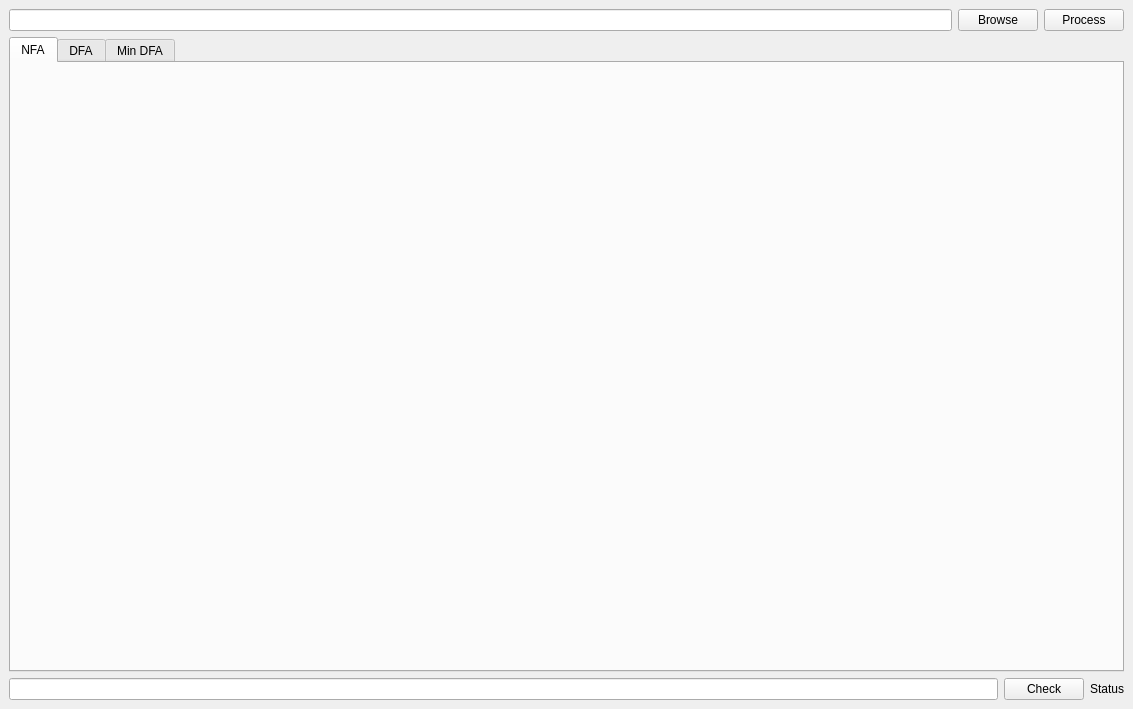
<?xml version="1.0" encoding="UTF-8"?>
<ui version="4.0">
 <class>MainWindow</class>
 <widget class="QMainWindow" name="MainWindow">
  <property name="geometry">
   <rect>
    <x>0</x>
    <y>0</y>
    <width>1133</width>
    <height>709</height>
   </rect>
  </property>
  <property name="windowTitle">
   <string>AutomaPy</string>
  </property>
  <widget class="QWidget" name="centralwidget">
   <layout class="QVBoxLayout" name="verticalLayout">
    <item>
     <layout class="QHBoxLayout" name="horizontalLayout_3">
      <item>
       <widget class="QLineEdit" name="browseLineEdit"/>
      </item>
      <item>
       <widget class="QPushButton" name="browseButton">
        <property name="text">
         <string>Browse</string>
        </property>
       </widget>
      </item>
      <item>
       <widget class="QPushButton" name="processButton">
        <property name="text">
         <string>Process</string>
        </property>
       </widget>
      </item>
     </layout>
    </item>
    <item>
     <widget class="QTabWidget" name="tabWidget">
      <property name="currentIndex">
       <number>0</number>
      </property>
      <widget class="QWidget" name="nfaTab">
       <attribute name="title">
        <string>NFA</string>
       </attribute>
       <layout class="QGridLayout" name="gridLayout"/>
      </widget>
      <widget class="QWidget" name="dfaTab">
       <attribute name="title">
        <string>DFA</string>
       </attribute>
       <layout class="QGridLayout" name="gridLayout_2"/>
      </widget>
      <widget class="QWidget" name="minDfaTab">
       <attribute name="title">
        <string>Min DFA</string>
       </attribute>
       <layout class="QGridLayout" name="gridLayout_3"/>
      </widget>
     </widget>
    </item>
    <item>
     <layout class="QHBoxLayout" name="horizontalLayout">
      <item>
       <widget class="QLineEdit" name="inputLineEdit"/>
      </item>
      <item>
       <widget class="QPushButton" name="checkButton">
        <property name="text">
         <string>Check</string>
        </property>
       </widget>
      </item>
      <item>
       <widget class="QLabel" name="statusLabel">
        <property name="text">
         <string>Status</string>
        </property>
       </widget>
      </item>
     </layout>
    </item>
   </layout>
  </widget>
 </widget>
 <resources/>
 <connections/>
</ui>
